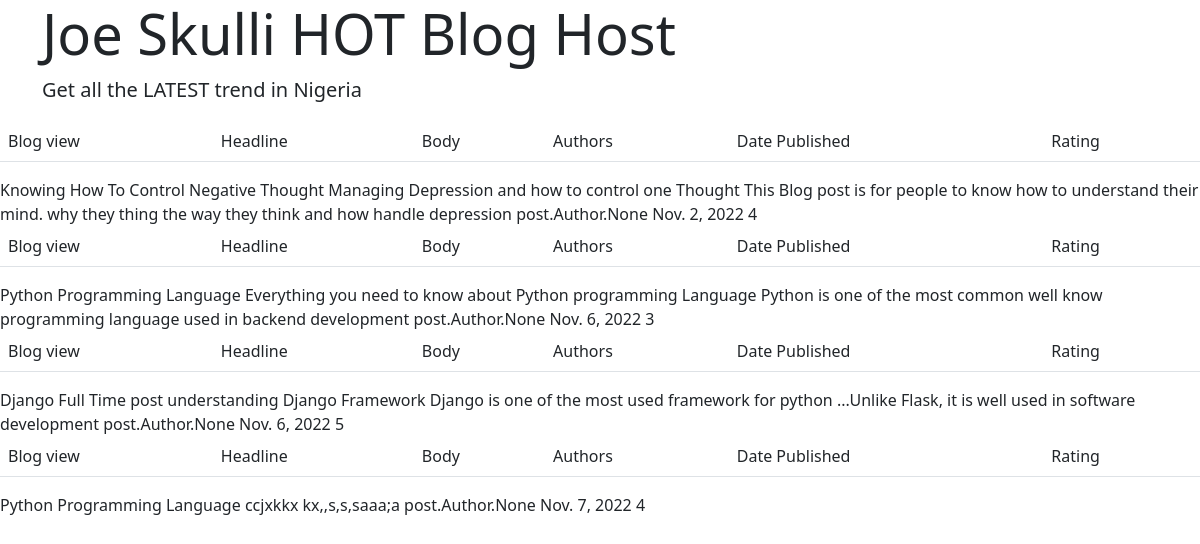
Page /list on the committed database.
### post/models.py (models this page shows, shortened)
class Entry(models.Model):
    blog= models.ForeignKey(Blog, on_delete=models.CASCADE)
    headline= models.CharField(max_length=255)
    body_text= models.TextField()
    pub_date= models.DateField()
    authors = models.ManyToManyField(Author)
    rating= models.IntegerField()

class Blog(models.Model):
    name=models.CharField(max_length=100)
    tagline= models.TextField()
    def __str__(self):
        return self.name

### post/views.py (the view)
# urls.py: path("",views.showout,name="base"),
def base(request):
    context={"entry_list":Entry.objects.all()}
    return render(request,"show.html",context)

### templates/show.html (shortened to what this page needs)
{%extends "base.html"%}
  {%block content%}
    {%for element in entry_list%}
    <table class="table table-borderless">
        <thead class="border-bottom font-weight-bold">
            <tr>
                <td>Blog view</td>
                <td>Headline</td>
                <td>Body</td>
                <td>Authors</td>
                <td>Date Published</td>
                <td>Rating</td>
            </tr>
        </thead>
    </table>
    <body>
        <tr>
            <td>{{element.blog}}</td>
            <td>{{element.headline}}</td>
            <td>{{element.body_text}}</td>
            <td>{{element.authors}}</td>
            <td>{{element.pub_date}}</td>
            <td>{{element.rating}}</td>
        </tr>
    </body>
    {%endfor%}
    {%endblock content%}

### templates/base.html (shortened to what this page needs)
<!doctype html>
<html lang="en">
  <head>
    <link href="https://cdn.jsdelivr.net/npm/bootstrap@5.2.2/dist/css/bootstrap.min.css" rel="stylesheet">
    <link rel="stylesheet" href="https://cdn.jsdelivr.net/npm/@fortawesome/fontawesome-free@6.2.0/css/fontawesome.min.css">
  </head>
  <body>
    <div class="container">
      <div class="col-md=10.offset-md=1 mt =5">
        <div class="jumbotron">
          <h1 class="display-4">Joe Skulli HOT Blog Host</h1>
          <p class="lead font-italic">Get all the LATEST trend  in Nigeria</p>
        </div>
      </div>
    </div>
{%block content%}
{%endblock content%}
</body>
</html>

### rows in the picture
Entry: blog "Knowing How To Control Negative Thought", headline "Managing Depression and how to control one Thought", body_text "This Blog post is for people to know how to understand their mind. why they thing the way they think and how handle depression", authors "post.Author.None", pub_date "Nov. 2, 2022", rating "4"
Entry: blog "Python Programming Language", headline "Everything you need to know about Python programming Language", body_text "Python is one of the most common well know programming language used in backend development", authors "post.Author.None", pub_date "Nov. 6, 2022", rating "3"
Entry: blog "Django Full Time post", headline "understanding Django Framework", body_text "Django is one of the most used framework for python ...Unlike Flask, it is well used in software development", authors "post.Author.None", pub_date "Nov. 6, 2022", rating "5"
Entry: blog "Python Programming Language", headline "ccjxkkx", body_text "kx,,s,s,saaa;a", authors "post.Author.None", pub_date "Nov. 7, 2022", rating "4"
